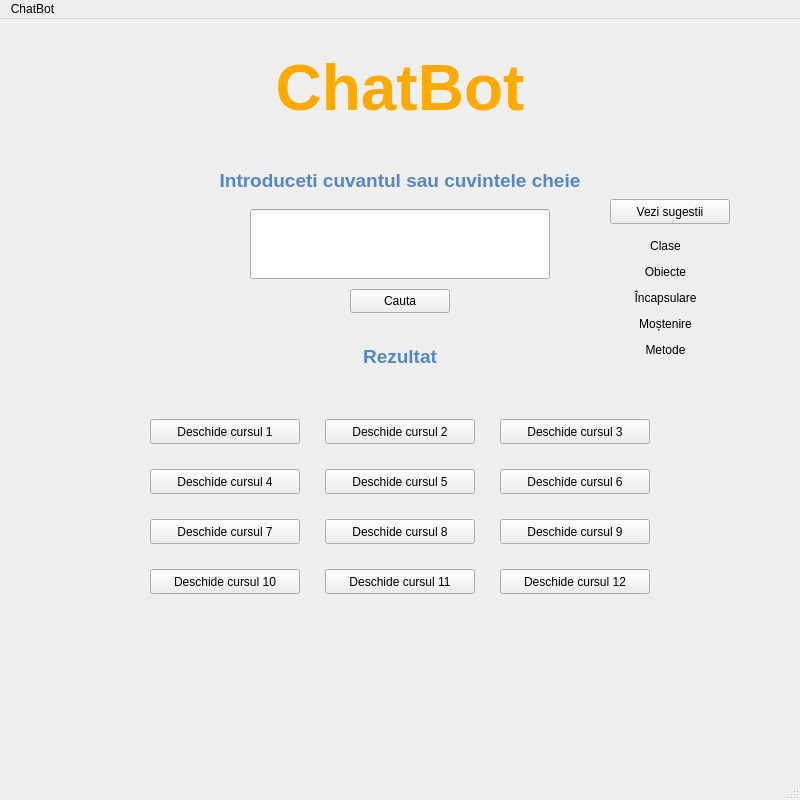
<?xml version="1.0" encoding="UTF-8"?>
<ui version="4.0">
 <class>MainWindow</class>
 <widget class="QMainWindow" name="MainWindow">
  <property name="geometry">
   <rect>
    <x>0</x>
    <y>0</y>
    <width>800</width>
    <height>800</height>
   </rect>
  </property>
  <property name="minimumSize">
   <size>
    <width>760</width>
    <height>548</height>
   </size>
  </property>
  <property name="windowTitle">
   <string>MainWindow</string>
  </property>
  <property name="toolTipDuration">
   <number>2</number>
  </property>
  <property name="autoFillBackground">
   <bool>false</bool>
  </property>
  <widget class="QWidget" name="centralwidget">
   <widget class="QLineEdit" name="lineEdit">
    <property name="geometry">
     <rect>
      <x>250</x>
      <y>190</y>
      <width>300</width>
      <height>70</height>
     </rect>
    </property>
    <property name="alignment">
     <set>Qt::AlignCenter</set>
    </property>
   </widget>
   <widget class="QPushButton" name="pushButton">
    <property name="enabled">
     <bool>true</bool>
    </property>
    <property name="geometry">
     <rect>
      <x>350</x>
      <y>270</y>
      <width>100</width>
      <height>24</height>
     </rect>
    </property>
    <property name="mouseTracking">
     <bool>false</bool>
    </property>
    <property name="text">
     <string>Cauta</string>
    </property>
   </widget>
   <widget class="QLabel" name="label">
    <property name="geometry">
     <rect>
      <x>150</x>
      <y>20</y>
      <width>500</width>
      <height>100</height>
     </rect>
    </property>
    <property name="text">
     <string>&lt;html&gt;&lt;head/&gt;&lt;body&gt;&lt;p align=&quot;center&quot;&gt;&lt;span style=&quot; font-size:48pt; font-weight:700; color:#ffaa00;&quot;&gt;ChatBot&lt;/span&gt;&lt;/p&gt;&lt;/body&gt;&lt;/html&gt;</string>
    </property>
   </widget>
   <widget class="QLabel" name="label_2">
    <property name="geometry">
     <rect>
      <x>200</x>
      <y>150</y>
      <width>400</width>
      <height>35</height>
     </rect>
    </property>
    <property name="text">
     <string>&lt;!DOCTYPE HTML PUBLIC &quot;-//W3C//DTD HTML 4.0//EN&quot; &quot;http://www.w3.org/TR/REC-html40/strict.dtd&quot;&gt;
&lt;html&gt;&lt;head&gt;&lt;meta name=&quot;qrichtext&quot; content=&quot;1&quot; /&gt;&lt;meta charset=&quot;utf-8&quot; /&gt;&lt;style type=&quot;text/css&quot;&gt;
p, li { white-space: pre-wrap; }
hr { height: 1px; border-width: 0; }
&lt;/style&gt;&lt;/head&gt;&lt;body style=&quot; font-family:'Segoe UI'; font-size:9pt; font-weight:400; font-style:normal;&quot;&gt;
&lt;p align=&quot;center&quot; style=&quot; margin-top:12px; margin-bottom:12px; margin-left:0px; margin-right:0px; -qt-block-indent:0; text-indent:0px;&quot;&gt;&lt;span style=&quot; font-size:14pt; font-weight:700; color:#5587c8;&quot;&gt;Introduceti cuvantul sau cuvintele cheie&lt;/span&gt;&lt;/p&gt;&lt;/body&gt;&lt;/html&gt;</string>
    </property>
    <property name="alignment">
     <set>Qt::AlignHCenter|Qt::AlignTop</set>
    </property>
   </widget>
   <widget class="QLabel" name="label_3">
    <property name="geometry">
     <rect>
      <x>300</x>
      <y>320</y>
      <width>200</width>
      <height>35</height>
     </rect>
    </property>
    <property name="text">
     <string>&lt;html&gt;&lt;head/&gt;&lt;body&gt;&lt;p align=&quot;center&quot;&gt;&lt;span style=&quot; font-size:14pt; font-weight:700; color:#5587c8;&quot;&gt;Rezultat&lt;/span&gt;&lt;/p&gt;&lt;/body&gt;&lt;/html&gt;</string>
    </property>
   </widget>
   <widget class="QPushButton" name="pushButton_2">
    <property name="geometry">
     <rect>
      <x>150</x>
      <y>400</y>
      <width>150</width>
      <height>25</height>
     </rect>
    </property>
    <property name="text">
     <string>Deschide cursul 1</string>
    </property>
    <property name="checkable">
     <bool>false</bool>
    </property>
   </widget>
   <widget class="QLabel" name="label_4">
    <property name="geometry">
     <rect>
      <x>100</x>
      <y>360</y>
      <width>600</width>
      <height>20</height>
     </rect>
    </property>
    <property name="text">
     <string>&lt;html&gt;&lt;head/&gt;&lt;body&gt;&lt;p align=&quot;center&quot;&gt;&lt;br/&gt;&lt;/p&gt;&lt;/body&gt;&lt;/html&gt;</string>
    </property>
    <property name="alignment">
     <set>Qt::AlignCenter</set>
    </property>
   </widget>
   <widget class="QPushButton" name="pushButton_3">
    <property name="geometry">
     <rect>
      <x>325</x>
      <y>400</y>
      <width>150</width>
      <height>25</height>
     </rect>
    </property>
    <property name="text">
     <string>Deschide cursul 2</string>
    </property>
   </widget>
   <widget class="QPushButton" name="pushButton_4">
    <property name="geometry">
     <rect>
      <x>500</x>
      <y>400</y>
      <width>150</width>
      <height>25</height>
     </rect>
    </property>
    <property name="text">
     <string>Deschide cursul 3</string>
    </property>
   </widget>
   <widget class="QPushButton" name="pushButton_5">
    <property name="geometry">
     <rect>
      <x>150</x>
      <y>450</y>
      <width>150</width>
      <height>25</height>
     </rect>
    </property>
    <property name="text">
     <string>Deschide cursul 4</string>
    </property>
    <property name="checkable">
     <bool>false</bool>
    </property>
   </widget>
   <widget class="QPushButton" name="pushButton_6">
    <property name="geometry">
     <rect>
      <x>500</x>
      <y>450</y>
      <width>150</width>
      <height>25</height>
     </rect>
    </property>
    <property name="text">
     <string>Deschide cursul 6</string>
    </property>
   </widget>
   <widget class="QPushButton" name="pushButton_7">
    <property name="geometry">
     <rect>
      <x>325</x>
      <y>450</y>
      <width>150</width>
      <height>25</height>
     </rect>
    </property>
    <property name="text">
     <string>Deschide cursul 5</string>
    </property>
   </widget>
   <widget class="QPushButton" name="pushButton_8">
    <property name="geometry">
     <rect>
      <x>150</x>
      <y>500</y>
      <width>150</width>
      <height>25</height>
     </rect>
    </property>
    <property name="text">
     <string>Deschide cursul 7</string>
    </property>
    <property name="checkable">
     <bool>false</bool>
    </property>
   </widget>
   <widget class="QPushButton" name="pushButton_9">
    <property name="geometry">
     <rect>
      <x>500</x>
      <y>500</y>
      <width>150</width>
      <height>25</height>
     </rect>
    </property>
    <property name="text">
     <string>Deschide cursul 9</string>
    </property>
   </widget>
   <widget class="QPushButton" name="pushButton_10">
    <property name="geometry">
     <rect>
      <x>325</x>
      <y>500</y>
      <width>150</width>
      <height>25</height>
     </rect>
    </property>
    <property name="text">
     <string>Deschide cursul 8</string>
    </property>
   </widget>
   <widget class="QPushButton" name="pushButton_11">
    <property name="geometry">
     <rect>
      <x>150</x>
      <y>550</y>
      <width>150</width>
      <height>25</height>
     </rect>
    </property>
    <property name="text">
     <string>Deschide cursul 10</string>
    </property>
    <property name="checkable">
     <bool>false</bool>
    </property>
   </widget>
   <widget class="QPushButton" name="pushButton_12">
    <property name="geometry">
     <rect>
      <x>500</x>
      <y>550</y>
      <width>150</width>
      <height>25</height>
     </rect>
    </property>
    <property name="text">
     <string>Deschide cursul 12</string>
    </property>
   </widget>
   <widget class="QPushButton" name="pushButton_13">
    <property name="geometry">
     <rect>
      <x>325</x>
      <y>550</y>
      <width>150</width>
      <height>25</height>
     </rect>
    </property>
    <property name="text">
     <string>Deschide cursul 11</string>
    </property>
   </widget>
   <widget class="QPushButton" name="pushButton_14">
    <property name="geometry">
     <rect>
      <x>610</x>
      <y>180</y>
      <width>120</width>
      <height>25</height>
     </rect>
    </property>
    <property name="text">
     <string>Vezi sugestii</string>
    </property>
   </widget>
   <widget class="QLabel" name="label_5">
    <property name="enabled">
     <bool>true</bool>
    </property>
    <property name="geometry">
     <rect>
      <x>590</x>
      <y>220</y>
      <width>151</width>
      <height>151</height>
     </rect>
    </property>
    <property name="text">
     <string>&lt;html&gt;&lt;head/&gt;&lt;body&gt;&lt;p align=&quot;center&quot;&gt;Clase&lt;/p&gt;&lt;p align=&quot;center&quot;&gt;Obiecte&lt;/p&gt;&lt;p align=&quot;center&quot;&gt;Încapsulare&lt;/p&gt;&lt;p align=&quot;center&quot;&gt;Moștenire&lt;/p&gt;&lt;p align=&quot;center&quot;&gt;Metode&lt;/p&gt;&lt;p align=&quot;center&quot;&gt;&lt;br/&gt;&lt;/p&gt;&lt;/body&gt;&lt;/html&gt;</string>
    </property>
   </widget>
  </widget>
  <widget class="QMenuBar" name="menubar">
   <property name="geometry">
    <rect>
     <x>0</x>
     <y>0</y>
     <width>800</width>
     <height>21</height>
    </rect>
   </property>
   <widget class="QMenu" name="menuChatBot">
    <property name="title">
     <string>ChatBot</string>
    </property>
   </widget>
   <addaction name="menuChatBot"/>
  </widget>
  <widget class="QStatusBar" name="statusbar"/>
 </widget>
 <resources/>
 <connections/>
</ui>
